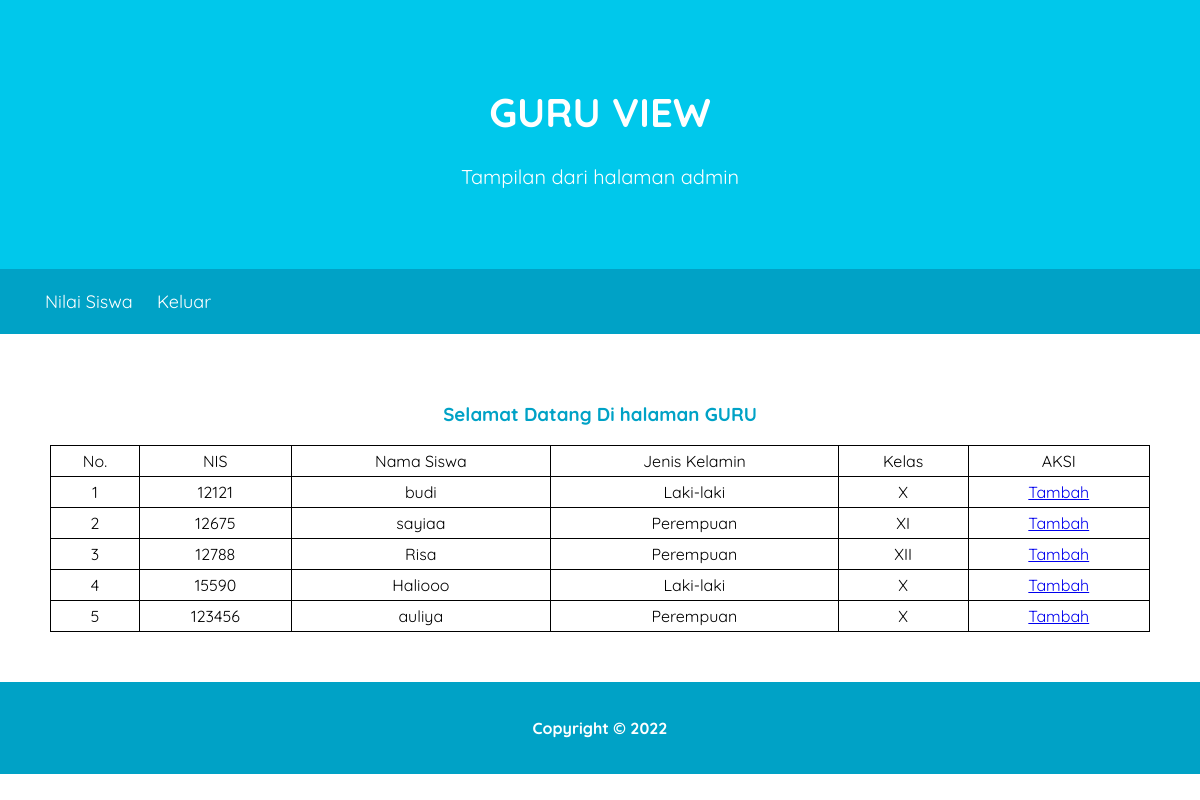
Page /guruView.php on the committed database.
### tables this page shows
CREATE TABLE `tbsiswa` (
  `nis` int(11) NOT NULL,
  `nama_siswa` varchar(25) NOT NULL,
  `jenis_kelamin` varchar(12) NOT NULL,
  `alamat` varchar(100) NOT NULL,
  `kelas` char(5) NOT NULL,
  `username` char(15) NOT NULL
);

### guruView.php (the view, shortened to what this page needs)
<!DOCTYPE html>
<html lang="en">
<head>
    <link rel="stylesheet" href="style.css">
</head>
<body>
    <header>
        <div class="jumbotron">
            <h1>GURU VIEW</h1>
            <p>Tampilan dari halaman admin</p>
        </div>
    </header>
    <nav>
        <ul>
            <li><a href="nilaiSiswa.php">Nilai Siswa</a></li>
            <li><a href="index.php">Keluar</a></li>
        </ul>
    </nav>
    <main>
        <h3>Selamat Datang Di halaman GURU</h3>
        <table>
            <tr>
                <td>No.</td>
                <td>NIS</td>
                <td>Nama Siswa</td>
                <td>Jenis Kelamin</td>
                <td>Kelas</td>
                <td>AKSI
                </td>
            </tr>
            <?php
        include "koneksi.php";
        $n =1;
        $query = mysqli_query($koneksi, 'SELECT * FROM tbsiswa');
            while ($data  = mysqli_fetch_array($query)){
                $nis = $data['nis'];
                $nama = $data['nama_siswa'];
                $jk = $data['jenis_kelamin'];
                $kelas = $data['kelas'];
        ?>
            <tr>
                <td><?php echo $n++ ?></td>
                <td><?php echo $nis ?></td>
                <td><?php echo $nama ?></td>
                <td><?php echo $jk ?></td>
                <td><?php echo $kelas ?></td>
                <td>
                    <a href="addNilaiSiswa.php?id=<?php echo $nis ?>">Tambah</a>
                </td>
                <?php }?>
            </tr>
        </table>
    </main>
    <footer>
        <p>Copyright &#169; 2022</p>
    </footer>
</body>
</html>

### style.css (style rules this page uses)
* { box-sizing: border-box; }
body { font-family: 'Quicksand', sans-serif; margin: 0; padding: 0; }
h3 { color: #00a2c6; text-align: center; }
header { display: inline; }
.jumbotron { font-size: 20px; padding: 60px; background-color: #00c8eb; text-align: center; color: white; }
nav { background-color: #00a2c6; padding: 5px; position: sticky; top: 0; }
nav a { font-size: 18px; font-weight: 400; text-decoration: none; color: white; }
nav li { display: inline; list-style-type: none; margin-right: 20px; }
main { padding: 50px; overflow: auto; margin: auto; width: 1200px; }
footer { left: 0; bottom: 0; width: 100%; padding: 20px; color: white; background-color: #00a2c6; text-align: center; font-weight: bold; }
table, td, tr { border: 1px solid black; }
tr,td { padding: 5px; }
table { width: 100%; border-collapse: collapse; text-align: center; }

### rows in the picture
tbsiswa: nis "12121", nama_siswa "budi", jenis_kelamin "Laki-laki", kelas "X"
tbsiswa: nis "12675", nama_siswa "sayiaa", jenis_kelamin "Perempuan", kelas "XI"
tbsiswa: nis "12788", nama_siswa "Risa", jenis_kelamin "Perempuan", kelas "XII"
tbsiswa: nis "15590", nama_siswa "Haliooo", jenis_kelamin "Laki-laki", kelas "X"
tbsiswa: nis "123456", nama_siswa "auliya", jenis_kelamin "Perempuan", kelas "X"
